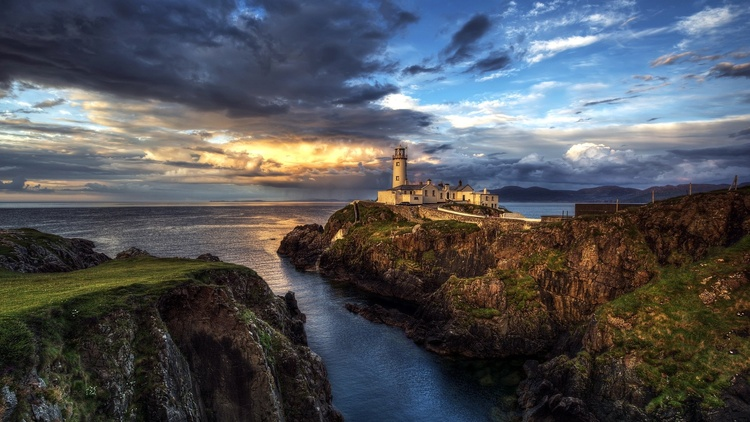
%> input picture m/img_3.jpg, 750 x 422 px, shrunk from 1920 x 1080 before the run
$ octave demo.m   (GNU Octave 9; MATLAB toolbox functions it lacks are replaced by stand-ins)
%> lines starting %> are read from the running program, lines starting %| are printed output that depends on the picture; long printed decimals are rounded
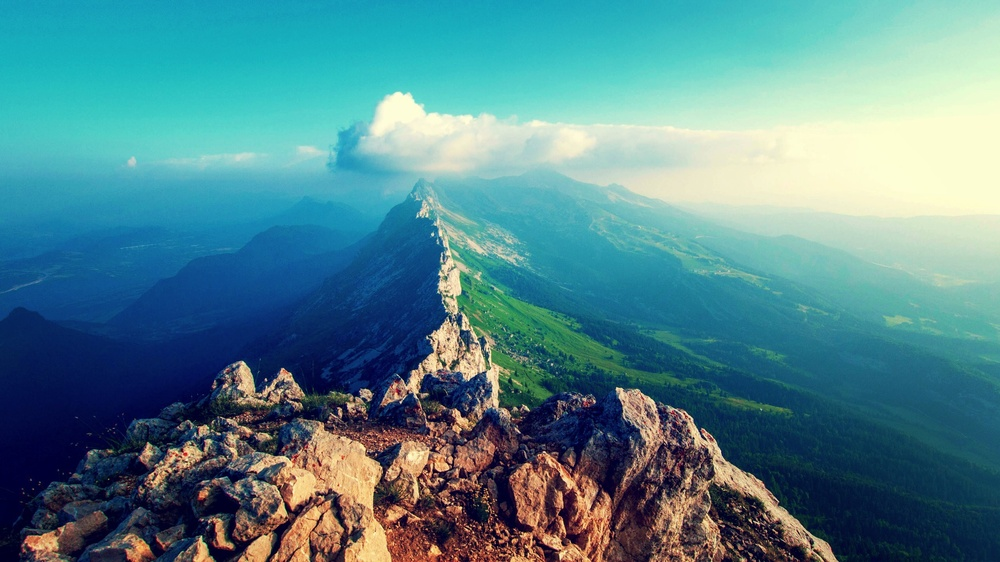
%> input picture m/img_4.jpg, 1000 x 562 px, shrunk from 2560 x 1440 before the run
### m/cf_reinhard.m
function est_im = cf_reinhard(source,target)
%CF_REINHARD computes Reinhard's image colour transfer
%
%   CF_REINHARD(SOURCE,TARGET) returns the colour transfered source
%   image SOURCE according to the target image TARGET.
%

%   Copyright 2015 Han Gong <gong@fedoraproject.org>, University of East
%   Anglia.

%   References:
% Erik Reinhard, Michael Ashikhmin, Bruce Gooch and Peter Shirley,
% 'Color Transfer between Images', IEEE CG&A special issue on Appliedi
% Perception, Vol 21, No 5, pp 34-41, September - October 2001

[x,y,z] = size(source);
%> x = 422; y = 750; z = 3
img_s = reshape(im2double(source),[],3);
img_t = reshape(im2double(target),[],3);

a = [0.3811 0.5783 0.0402;0.1967 0.7244 0.0782;0.0241 0.1288 0.8444];
b = [1/sqrt(3) 0 0;0 1/sqrt(6) 0;0 0 1/sqrt(2)];
c = [1 1 1;1 1 -2;1 -1 0];
b2 = [sqrt(3)/3 0 0;0 sqrt(6)/6 0;0 0 sqrt(2)/2];
c2 = [1 1 1;1 1 -1;1 -2 0];

disp('=============================================================================');
mean_s = mean(img_s,1);
%> mean_s = [0.318 0.327 0.347]
std_s = std(img_s,0,1);
%> std_s = [0.214 0.229 0.267]
mean_t = mean(img_t,1);
%> mean_t = [0.324 0.524 0.555]
std_t = std(img_t,0,1);
%> std_t = [0.31 0.299 0.231]
str = sprintf('Init format\n\tsource\n\t%f %f\n\t%f %f\n\t%f %f\n\ttarget\n\t%f %f\n\t%f %f\n\t%f %f\n', mean_s(1), std_s(1), mean_s(2), std_s(2), mean_s(3), std_s(3), mean_t(1), std_t(1), mean_t(2), std_t(2), mean_t(3), std_t(3));
disp(str);
%| Init format
%| 	source
%| 	0.3185 0.2139
%| 	0.3272 0.2286
%| 	0.3466 0.2666
%| 	target
%| 	0.3244 0.3099
%| 	0.5237 0.299
%| 	0.5553 0.2313

img_s = max(img_s,1/255);
img_t = max(img_t,1/255);

% convert to LMS space
% ' transpose array
LMS_s = a*img_s';
LMS_t = a*img_t';

mean_s = mean(LMS_s,2);
%> mean_s = [0.325; 0.327; 0.343]
std_s = std(LMS_s,0,2);
%> std_s = [0.219; 0.224; 0.256]
mean_t = mean(LMS_t,2);
%> mean_t = [0.449; 0.487; 0.544]
std_t = std(LMS_t,0,2);
%> std_t = [0.278; 0.28; 0.236]
str = sprintf('In LMS format\n\tsource\n\t%f %f\n\t%f %f\n\t%f %f\n\ttarget\n\t%f %f\n\t%f %f\n\t%f %f\n', mean_s(1), std_s(1), mean_s(2), std_s(2), mean_s(3), std_s(3), mean_t(1), std_t(1), mean_t(2), std_t(2), mean_t(3), std_t(3));
disp(str);
%| In LMS format
%| 	source
%| 	0.3245 0.2195
%| 	0.3268 0.2241
%| 	0.3425 0.2564
%| 	target
%| 	0.4489 0.2783
%| 	0.4867 0.2799
%| 	0.5442 0.2355


% take the log of LMS
LMS_s = log10(LMS_s);
LMS_t = log10(LMS_t);

mean_s = mean(LMS_s,2);
%> mean_s = [-0.607; -0.61; -0.632]
std_s = std(LMS_s,0,2);
%> std_s = [0.357; 0.369; 0.433]
mean_t = mean(LMS_t,2);
%> mean_t = [-0.485; -0.435; -0.323]
std_t = std(LMS_t,0,2);
%> std_t = [0.415; 0.392; 0.253]
str = sprintf('After log10\n\tsource\n\t%f %f\n\t%f %f\n\t%f %f\n\ttarget\n\t%f %f\n\t%f %f\n\t%f %f\n', mean_s(1), std_s(1), mean_s(2), std_s(2), mean_s(3), std_s(3), mean_t(1), std_t(1), mean_t(2), std_t(2), mean_t(3), std_t(3));
disp(str);
%| After log10
%| 	source
%| 	-0.607 0.3574
%| 	-0.6104 0.3688
%| 	-0.6319 0.4331
%| 	target
%| 	-0.4847 0.4153
%| 	-0.4353 0.3924
%| 	-0.323 0.2529

% convert to lab space
lab_s = b*c*LMS_s;
lab_t = b*c*LMS_t;

% compute mean and std
mean_s = mean(lab_s,2);
%> mean_s = [-1.07; 0.0189; 0.00236]
std_s = std(lab_s,0,2);
%> std_s = [0.657; 0.14; 0.0207]
mean_t = mean(lab_t,2);
%> mean_t = [-0.718; -0.112; -0.0349]
std_t = std(lab_t,0,2);
%> std_t = [0.597; 0.179; 0.0385]
str = sprintf('Final(in lab) \n\tsource\n\t%f %f\n\t%f %f\n\t%f %f\n\ttarget\n\t%f %f\n\t%f %f\n\t%f %f\n', mean_s(1), std_s(1), mean_s(2), std_s(2), mean_s(3), std_s(3), mean_t(1), std_t(1), mean_t(2), std_t(2), mean_t(3), std_t(3));
disp(str);
%| Final(in lab)
%| 	source
%| 	-1.068 0.6568
%| 	0.01892 0.1399
%| 	0.002364 0.02068
%| 	target
%| 	-0.7177 0.5973
%| 	-0.1118 0.1793
%| 	-0.03492 0.03853

res_lab = zeros(3,x*y);

sf = std_t./std_s;
%> sf = [0.909; 1.28; 1.86]

for ch = 1:3 % for each channel, apply the statistical alignment
    res_lab(ch,:) = (lab_s(ch,:) - mean_s(ch))*sf(ch) + mean_t(ch);
end

% convert back to LMS
LMS_res=c2*b2*res_lab;
for ch = 1:3
    LMS_res(ch,:) = 10.^LMS_res(ch,:);
end

% convert back to RGB
est_im = ([4.4679 -3.5873 0.1193;-1.2186 2.3809 -0.1624;0.0497 -0.2439 1.2045]*LMS_res)';
est_im = min(est_im, 1.0);
est_im = max(est_im, 1/255);
est_im = reshape(est_im,size(source)); % reshape the image
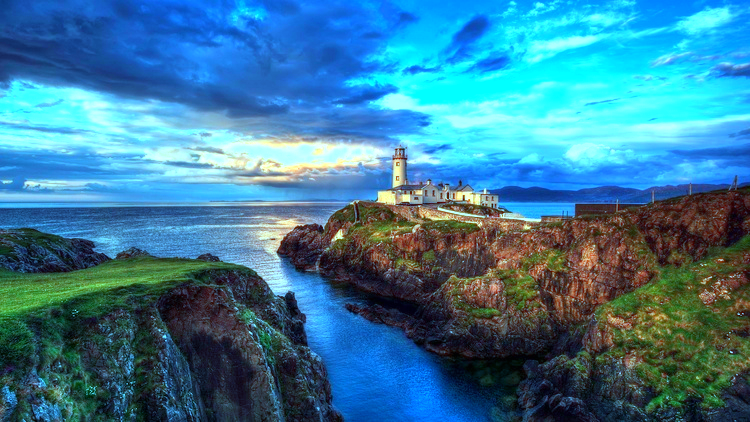
%> est_im: size 422x750x3 double; mean R, G, B 0.23, 0.486, 0.604

### m/demo.m
% Demostration of Reinhard's Image Colour Transfer

%   References:
% Erik Reinhard, Michael Ashikhmin, Bruce Gooch and Peter Shirley,
% 'Color Transfer between Images', IEEE CG&A special issue on Applied
% Perception, Vol 21, No 5, pp 34-41, September - October 2001

% Copyright 2015 Han Gong, University of East Anglia

I0 = im2double(imread('img_3.jpg'));
I1 = im2double(imread('img_4.jpg'));

IR = cf_reinhard(I0,I1);

figure;
subplot(1,3,1); imshow(I0); title('Original Image'); axis off
subplot(1,3,2); imshow(I1); title('Target Palette'); axis off
subplot(1,3,3); imshow(IR); title('Result After Colour Transfer'); axis off
imwrite(IR, 'result.jpg');
